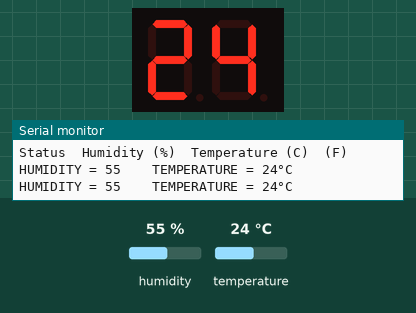
A sketch run on a simulated Arduino Uno, built with avr-gcc and run on an emulated ATmega328P. On the bench: 2-digit seven-segment display, the last lines printed to the serial monitor. Wiring (inferred from the names in the program): 2-digit 7-segment display, segments lit when HIGH: segments pin 2, pin 3, pin 4, pin 5, pin 6, pin 7, pin 8, pin 9, pin 10, pin 11, pin 12, A0, A1, A2. The inputs (shaded band) are chosen by the test bench; at power-on: temperature 24 °C, humidity 55 %. The segment pins are drawn as the display they are named for.

Above: at 4.8 s.
4.9 s: temperature set to 12 °C
At 8.8 s:
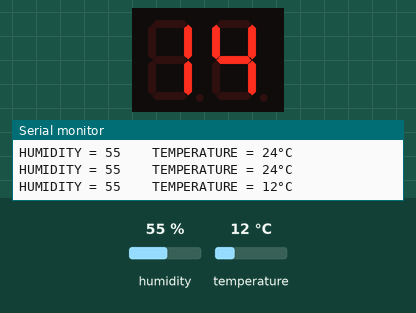
11.5 s: temperature set to 19 °C
At 15.5 s:
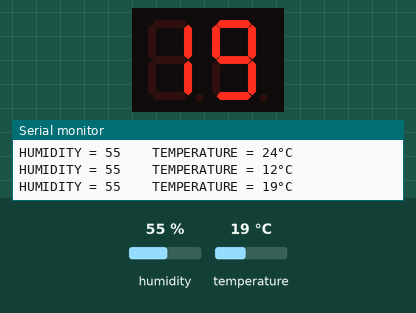
16.5 s: temperature set to 28 °C
At 20.6 s:
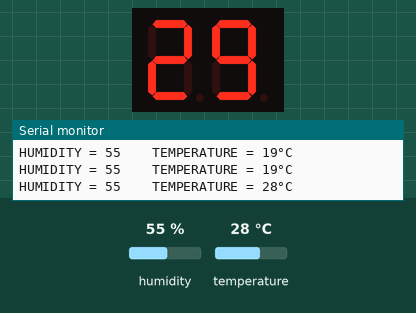
Timing chart, 0 to 22.1 s (numbered marks = the images above; inputs shaded):
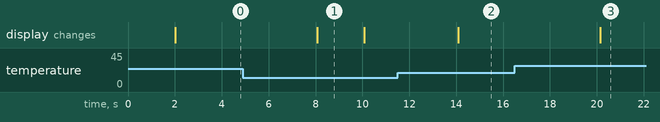

The sketch:

mini_project_updated.ino
```cpp
#include <DHT.h>
#define DHTTYPE DHT11
#define DHTPIN 13
DHT dht(DHTPIN, DHTTYPE);

// Pins for tens and units digits
const int tensDigitSegments[7] = {2, 3, 4, 5, 6, 7, 8};  // Pins for tens place
const int unitsDigitSegments[7] = {9, 10, 11, 12, A0, A1, A2}; // Pins for units place

// Digit segment patterns (1 for ON, 0 for OFF)
const int digits[10][7] =
{
  {1, 1, 1, 1, 1, 1, 0},  // 0
  {0, 1, 1, 0, 0, 0, 0},  // 1
  {1, 1, 0, 1, 1, 0, 1},  // 2
  {1, 1, 1, 1, 0, 0, 1},  // 3
  {0, 1, 1, 0, 0, 1, 1},  // 4
  {1, 0, 1, 1, 0, 1, 1},  // 5
  {1, 0, 1, 1, 1, 1, 1},  // 6
  {1, 1, 1, 0, 0, 0, 0},  // 7
  {1, 1, 1, 1, 1, 1, 1},  // 8
  {1, 1, 1, 1, 0, 1, 1}   // 9
};

// Function to display a digit on a specified set of segments
void displayDigit(int digit, const int segmentPins[])
{
  for (int i = 0; i < 7; i++)
  {
    digitalWrite(segmentPins[i], digits[digit][i] ? HIGH : LOW);
  }
}

// Setup function
void setup()
{
  Serial.begin(9600);
  dht.begin();
  Serial.println("Status\tHumidity (%)\tTemperature (C)\t(F)");

  // Set all segment pins as OUTPUT
  for (int i = 0; i < 7; i++)
  {
    pinMode(tensDigitSegments[i], OUTPUT);
    pinMode(unitsDigitSegments[i], OUTPUT);
  }
}

// Main loop
void loop()
{
  short humidity = dht.readHumidity();
  short temp = dht.readTemperature();

  Serial.print("HUMIDITY = ");
  Serial.print(humidity);
  Serial.print("\t\tTEMPERATURE = ");
  Serial.print(temp);
  Serial.println("°C");

  // Extract tens and units digits
  int tensDigit = temp / 10;  // Tens place
  int unitsDigit = temp % 10;  // Units place

  // Display the digits
  displayDigit(tensDigit, tensDigitSegments);  // Display tens digit
  delay(2000); // Hold the display for tens digit

  displayDigit(unitsDigit, unitsDigitSegments);  // Display units digit
  delay(2000); // Hold the display for units digit
}
```

Measured:
- after the input at 4.9 s, the display: changes after 3.2 s (image 1)
- after the input at 11.5 s, the display: changes after 2.6 s (image 2)
- after the input at 16.5 s, the display: changes after 3.6 s (image 3)
- what the display in image 1 shows lasts 2.0 s, from 8.1 s to 10.1 s
